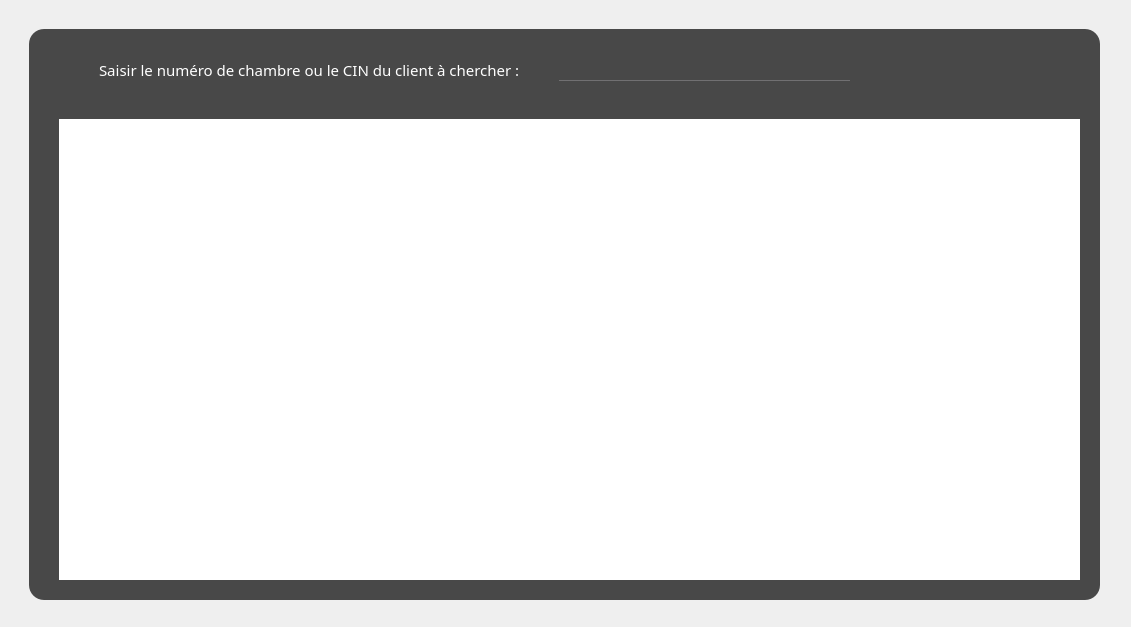
<?xml version="1.0" encoding="UTF-8"?>
<ui version="4.0">
 <class>HistoriqueAdmin</class>
 <widget class="QDialog" name="HistoriqueAdmin">
  <property name="geometry">
   <rect>
    <x>0</x>
    <y>0</y>
    <width>1131</width>
    <height>627</height>
   </rect>
  </property>
  <property name="windowTitle">
   <string>Hotel</string>
  </property>
  <property name="windowIcon">
   <iconset resource="image.qrc">
    <normaloff>:/projetimages/projetimages/e.png</normaloff>:/projetimages/projetimages/e.png</iconset>
  </property>
  <property name="styleSheet">
   <string notr="true">QTableView {
selection-background-color:red;
border-radius:15px;
}

QDialog{
		background-image: url(:/projetimages/projetimages/a.jpg);
}
*{
font-family:centry gothlic ;
font-size:15px;
}
QWidget#widget{

background:rgba(0,0,0,0.7);
border-radius:15px;
}


QLineEdit
{
background:transparent;
border:none;
color:#717072;
border-bottom:1px solid #717072;
}
#label{color:white;}</string>
  </property>
  <widget class="QWidget" name="widget" native="true">
   <property name="geometry">
    <rect>
     <x>29</x>
     <y>29</y>
     <width>1071</width>
     <height>571</height>
    </rect>
   </property>
   <widget class="QTableView" name="tableViewHistoriqueAdmin">
    <property name="geometry">
     <rect>
      <x>30</x>
      <y>90</y>
      <width>1021</width>
      <height>461</height>
     </rect>
    </property>
   </widget>
   <widget class="QLineEdit" name="cherhisresadmin_txt">
    <property name="geometry">
     <rect>
      <x>530</x>
      <y>30</y>
      <width>291</width>
      <height>22</height>
     </rect>
    </property>
   </widget>
   <widget class="QLabel" name="label">
    <property name="geometry">
     <rect>
      <x>70</x>
      <y>30</y>
      <width>431</width>
      <height>21</height>
     </rect>
    </property>
    <property name="text">
     <string>Saisir le numéro de chambre ou le CIN du client à chercher :</string>
    </property>
   </widget>
  </widget>
 </widget>
 <resources>
  <include location="image.qrc"/>
 </resources>
 <connections/>
</ui>
